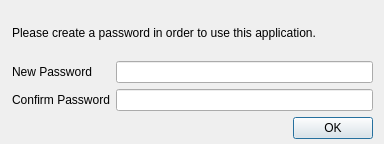
<?xml version="1.0" encoding="UTF-8"?>
<ui version="4.0">
 <class>SetPassword</class>
 <widget class="QDialog" name="SetPassword">
  <property name="windowModality">
   <enum>Qt::WindowModal</enum>
  </property>
  <property name="geometry">
   <rect>
    <x>0</x>
    <y>0</y>
    <width>384</width>
    <height>144</height>
   </rect>
  </property>
  <property name="maximumSize">
   <size>
    <width>384</width>
    <height>144</height>
   </size>
  </property>
  <property name="contextMenuPolicy">
   <enum>Qt::NoContextMenu</enum>
  </property>
  <property name="windowTitle">
   <string>Dialog</string>
  </property>
  <property name="modal">
   <bool>true</bool>
  </property>
  <layout class="QVBoxLayout" name="verticalLayout">
   <property name="leftMargin">
    <number>12</number>
   </property>
   <property name="bottomMargin">
    <number>5</number>
   </property>
   <item>
    <layout class="QHBoxLayout" name="horizontalLayout_2">
     <item>
      <widget class="QLabel" name="label">
       <property name="text">
        <string>Please create a password in order to use this application.</string>
       </property>
      </widget>
     </item>
    </layout>
   </item>
   <item>
    <layout class="QGridLayout" name="gridLayout_2">
     <item row="1" column="0">
      <widget class="QLabel" name="label_confirmNewPwd">
       <property name="text">
        <string>Confirm Password</string>
       </property>
      </widget>
     </item>
     <item row="0" column="0">
      <widget class="QLabel" name="label_newPwd">
       <property name="text">
        <string>New Password</string>
       </property>
      </widget>
     </item>
     <item row="0" column="1">
      <widget class="QLineEdit" name="input_newPwd">
       <property name="echoMode">
        <enum>QLineEdit::Password</enum>
       </property>
      </widget>
     </item>
     <item row="1" column="1">
      <widget class="QLineEdit" name="input_confirmNewPwd">
       <property name="echoMode">
        <enum>QLineEdit::Password</enum>
       </property>
      </widget>
     </item>
    </layout>
   </item>
   <item>
    <layout class="QHBoxLayout" name="horizontalLayout">
     <item>
      <widget class="QLabel" name="label_badConfirmation">
       <property name="enabled">
        <bool>true</bool>
       </property>
       <property name="text">
        <string/>
       </property>
      </widget>
     </item>
     <item>
      <spacer name="horizontalSpacer">
       <property name="orientation">
        <enum>Qt::Horizontal</enum>
       </property>
       <property name="sizeHint" stdset="0">
        <size>
         <width>40</width>
         <height>20</height>
        </size>
       </property>
      </spacer>
     </item>
     <item>
      <widget class="QPushButton" name="button_ok">
       <property name="text">
        <string>OK</string>
       </property>
       <property name="checkable">
        <bool>false</bool>
       </property>
       <property name="default">
        <bool>true</bool>
       </property>
       <property name="flat">
        <bool>false</bool>
       </property>
      </widget>
     </item>
    </layout>
   </item>
  </layout>
 </widget>
 <tabstops>
  <tabstop>input_newPwd</tabstop>
  <tabstop>input_confirmNewPwd</tabstop>
  <tabstop>button_ok</tabstop>
 </tabstops>
 <resources/>
 <connections/>
</ui>
